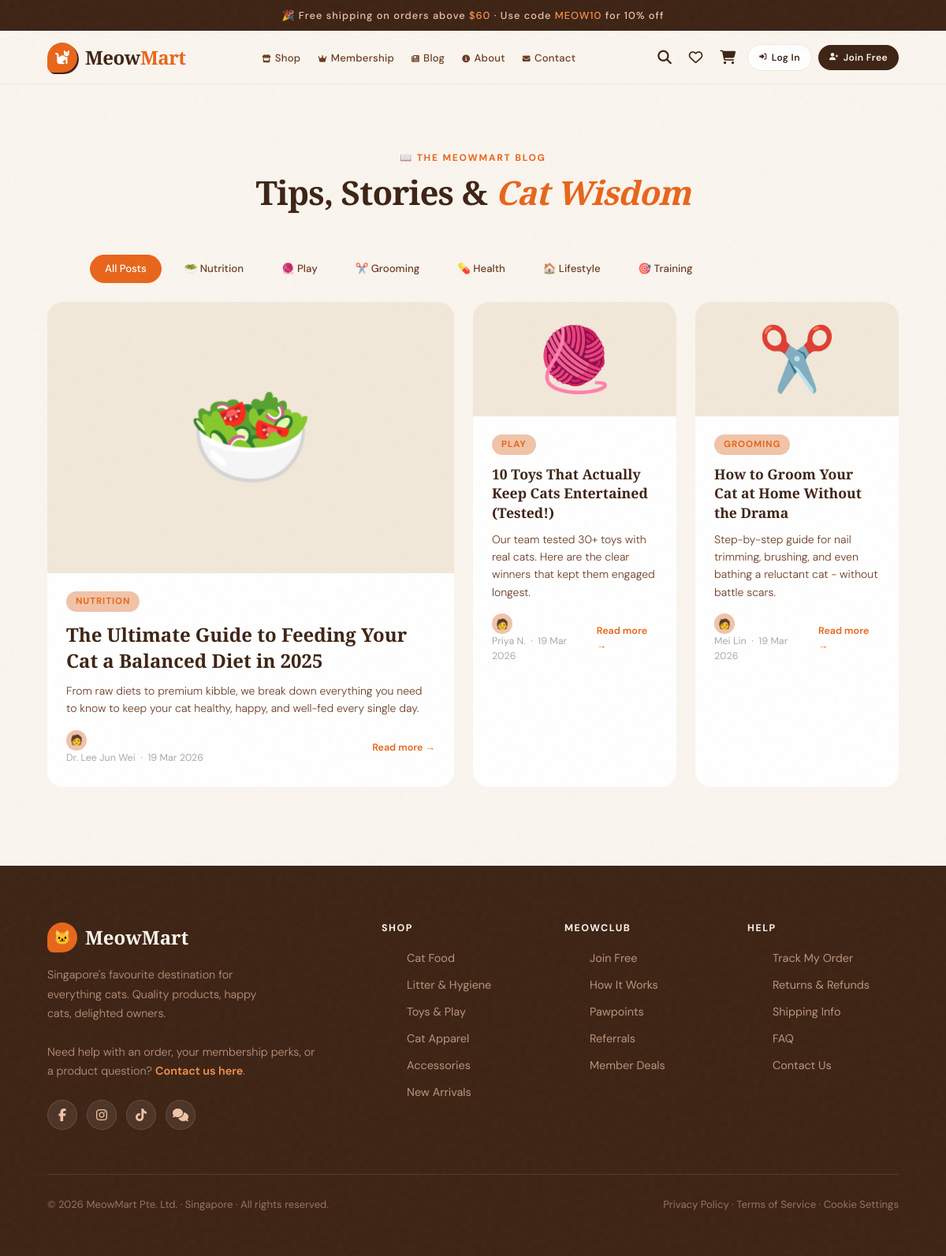
Page /content/blog.php on the committed database.
### tables this page shows
CREATE TABLE blog_posts (
    id         INT UNSIGNED   AUTO_INCREMENT PRIMARY KEY,
    title      VARCHAR(255)   NOT NULL,
    tag        VARCHAR(60)    DEFAULT NULL,
    author     VARCHAR(120)   NOT NULL,
    excerpt    TEXT           DEFAULT NULL,
    content    LONGTEXT       NOT NULL,
    created_at TIMESTAMP      DEFAULT CURRENT_TIMESTAMP
);

### includes/functions.php (called while the page is built, shortened)
<?php
function _init_session(\PDO $pdo): void
{
    $cfg = config();
    if (session_status() === PHP_SESSION_ACTIVE) return;
}
function config(): array
{
    static $cfg = null;
    if ($cfg === null) {
        $file = __DIR__ . '/../config/config.php';
        $cfg = require $file;
    }
    return $cfg;
}
function base_url(string $path = ''): string
{
    $base = rtrim(config()['base_url'] ?? '', '/');
    $path = ltrim($path, '/');
    return $path === '' ? ($base ?: '') : $base . '/' . $path;
}
function normalize_display_text(?string $text): string
{
    $text = (string)$text;
    $replacements = [
        'PÃ¢tÃ©' => 'Pate',
        'Pâté' => 'Pate',
        'P-ót|®' => 'Pate',
        'ÔÇô' => '-',
        'â€“' => '-',
        '–' => '-',
        '—' => '-',
        'ÔÇÖ' => "'",
        'â€™' => "'",
        '’' => "'",
        'ÔÇ£' => '"',
        'ÔÇØ' => '"',
        'â€œ' => '"',
        'â€' => '"',
        '“' => '"',
        '”' => '"',
        'Â®' => '®',
        '®' => '®',
        'Ã©' => 'e',
        'Ã¨' => 'e',
        'Ãª' => 'e',
        'Ã¢' => 'a',
        'Ã' => '',
        'Â' => '',
    ];
    return strtr($text, $replacements);
}
function h(?string $v): string
{
    return htmlspecialchars(normalize_display_text((string)$v), ENT_QUOTES, 'UTF-8');
}

### config/config.php (called while the page is built)
<?php
return [
    'db_host'   => '127.0.0.1',
    'db_name'   => 'meowmart',
    'db_user'   => 'root',
    'db_pass'   => '',
    'site_name' => 'MeowMart',
    'base_url'  => '',
    'mail_enabled'   => false,
    'mail_host'      => 'smtp.gmail.com',
    'mail_port'      => 587,
    'mail_username'  => 'your@gmail.com',
    'mail_password'  => 'your_app_password',
    'mail_from'      => 'no-reply@meowmart.com.sg',
    'mail_from_name' => 'MeowMart',
    'mail_encryption'=> 'tls',
    'session_db'           => false,
    'session_lifetime'     => 3600,
    'session_security_code'=> 'meowmart_session_secret_xyz_2025',
    'session_table'        => 'session_data',
];

### content/blog.php (the view, shortened to what this page needs)
<?php
require_once dirname(__DIR__) . '/includes/header.php';
$pdo = db();
$tag = trim((string)($_GET['tag'] ?? ''));
if ($tag !== '') {
    $stmt = $pdo->prepare('SELECT * FROM blog_posts WHERE tag = ? ORDER BY created_at DESC');
    $stmt->execute([$tag]);
    $posts = $stmt->fetchAll();
} else {
    $posts = $pdo->query('SELECT * FROM blog_posts ORDER BY created_at DESC')->fetchAll();
}
$tagColors = ['Nutrition'=>'🥗','Play'=>'🧶','Grooming'=>'✂️','Health'=>'💊','Lifestyle'=>'🏠','Training'=>'🎯'];
$allTags = ['Nutrition','Play','Grooming','Health','Lifestyle','Training'];
?>
<section class="blog">
  <div class="section-header">
    <div class="section-tag">📖 The MeowMart Blog</div>
    <h1 class="section-title">Tips, Stories & <em>Cat Wisdom</em></h1>
  </div>
  <div style="padding:0 5% 24px;display:flex;gap:10px;flex-wrap:wrap;max-width:1200px;margin:0 auto;">
    <a class="pill <?= $tag === '' ? 'active' : '' ?>" href="<?= h(base_url('content/blog.php')) ?>" style="text-decoration:none;">All Posts</a>
    <?php foreach ($allTags as $t): ?>
      <a class="pill <?= $tag === $t ? 'active' : '' ?>" href="<?= h(base_url('content/blog.php?tag=' . urlencode($t))) ?>" style="text-decoration:none;">
        <?= ($tagColors[$t] ?? '🐱') . ' ' . h($t) ?>
      </a>
    <?php endforeach; ?>
  </div>
  <?php if (empty($posts)): ?>
    <p style="text-align:center;padding:60px;color:var(--brown-md);">No posts yet — check back soon!</p>
  <?php else: ?>
  <div class="blog-grid">
    <?php foreach ($posts as $i => $post):
      $icon = $tagColors[$post['tag'] ?? ''] ?? '🐱';
    ?>
      <article class="blog-card <?= $i === 0 ? 'featured' : '' ?>"><a href="<?= h(base_url('content/blog_post.php?id=' . $post['id'])) ?>" style="text-decoration:none;color:inherit;display:block;">
        <div class="blog-thumb"><?= $icon ?></div>
        <div class="blog-body">
          <span class="blog-tag"><?= h($post['tag'] ?? 'General') ?></span>
          <h3><?= h($post['title']) ?></h3>
          <p><?= h($post['excerpt']) ?></p>
          <div class="blog-meta">
            <div class="avatar">🧑</div>
            <?= h($post['author']) ?> &nbsp;·&nbsp;
            <?= date('d M Y', strtotime($post['created_at'])) ?>
            <a href="<?= h(base_url('content/blog_post.php?id=' . $post['id'])) ?>"
               style="margin-left:auto;color:var(--orange);text-decoration:none;font-size:.78rem;font-weight:600;">
              Read more →
            </a>
          </div>
        </div>
      </a></article>
    <?php endforeach; ?>
  </div>
  <?php endif; ?>
</section>
<?php require_once dirname(__DIR__) . '/includes/footer.php'; ?>

### assets/css/style.css (style rules this page uses)
:root { --cream: #FAF5EE; --warm: #F2E8D9; --orange: #E8651A; --orange-lt:#F5924E; --brown: #3D2314; --brown-md: #6B3C22; --sage: #8FA882; --blush: #F0C4A8; --gold: #C8941A; --white: #FFFFFF; }
*, *::before, *::after { box-sizing: border-box; margin: 0; padding: 0; }
html { scroll-behavior: smooth; }
body { font-family: 'DM Sans', sans-serif; background: var(--cream); color: var(--brown); overflow-x: hidden; }
body::before { content: ''; position: fixed; inset: 0; pointer-events: none; z-index: 9999; }
.section-header { text-align: center; margin-bottom: 56px; }
.section-tag { display: inline-block; font-size: 0.75rem; font-weight: 700; letter-spacing: 0.15em; text-transform: uppercase; color: var(--orange); margin-bottom: 12px; }
.section-title { font-family: 'Playfair Display', serif; font-size: clamp(2rem, 3.5vw, 3rem); font-weight: 900; line-height: 1.1; letter-spacing: -0.02em; }
.section-title em { font-style: italic; color: var(--orange); }
.pill { background: var(--cream); border: 1.5px solid transparent; border-radius: 30px; padding: 7px 18px; font-size: 0.83rem; font-weight: 500; cursor: pointer; transition: all 0.2s; color: var(--brown-md); }
.pill:hover, .pill.active { background: var(--orange); color: #fff; border-color: var(--orange); }
.blog { padding: 80px 5% 100px; background: var(--cream); }
.blog-grid { display: grid; grid-template-columns: 2fr 1fr 1fr; gap: 24px; }
.blog-card { background: var(--white); border-radius: 20px; overflow: hidden; cursor: pointer; transition: transform 0.3s, box-shadow 0.3s; }
.blog-thumb { aspect-ratio: 16/9; display: flex; align-items: center; justify-content: center; font-size: 5rem; background: var(--warm); }
.blog-card.featured .blog-thumb { aspect-ratio: 3/2; font-size: 8rem; }
.blog-body { padding: 22px 24px 28px; }
.blog-tag { display: inline-block; background: var(--blush); color: var(--orange); font-size: 0.72rem; font-weight: 700; letter-spacing: 0.08em; text-transform: uppercase; padding: 4px 12px; border-radius: 20px; margin-bottom: 12px; }
.blog-body h3 { font-family: 'Playfair Display', serif; font-size: 1.1rem; font-weight: 700; line-height: 1.4; margin-bottom: 10px; color: var(--brown); }
.blog-card.featured .blog-body h3 { font-size: 1.5rem; }
.blog-body p { font-size: 0.875rem; color: var(--brown-md); line-height: 1.6; font-weight: 300; margin-bottom: 16px; }
.blog-meta { display: flex; align-items: center; gap: 8px; font-size: 0.78rem; color: #aaa; }
.blog-meta .avatar { width: 26px; height: 26px; border-radius: 50%; background: var(--blush); display: flex; align-items: center; justify-content: center; font-size: 0.8rem; }
body { overflow-x: hidden; }
.product-name, .section-title, .membership-left h2, .membership-right h3 { overflow-wrap: anywhere; }

### rows in the picture
blog_posts: tag "🥗", tag "NUTRITION", title "The Ultimate Guide to Feeding Your Cat a Balanced Diet in 2025", excerpt "From raw diets to premium kibble, we break down everything you need to know to keep your cat healthy, happy, and well-fed every single day.", author "Dr. Lee Jun Wei", created_at "19 Mar 2026"
blog_posts: tag "🧶", tag "PLAY", title "10 Toys That Actually Keep Cats Entertained (Tested!)", excerpt "Our team tested 30+ toys with real cats. Here are the clear winners that kept them engaged longest.", author "Priya N.", created_at "19 Mar 2026"
blog_posts: tag "✂️", tag "GROOMING", title "How to Groom Your Cat at Home Without the Drama", excerpt "Step-by-step guide for nail trimming, brushing, and even bathing a reluctant cat - without battle scars.", author "Mei Lin", created_at "19 Mar 2026"

### other values in the picture
$tagColors[$t] "🥗"
$t "Nutrition"
$tagColors[$t] "🧶"
$t "Play"
$tagColors[$t] "✂️"
$t "Grooming"
$tagColors[$t] "💊"
$t "Health"
$tagColors[$t] "🏠"
$t "Lifestyle"
$tagColors[$t] "🎯"
$t "Training"
